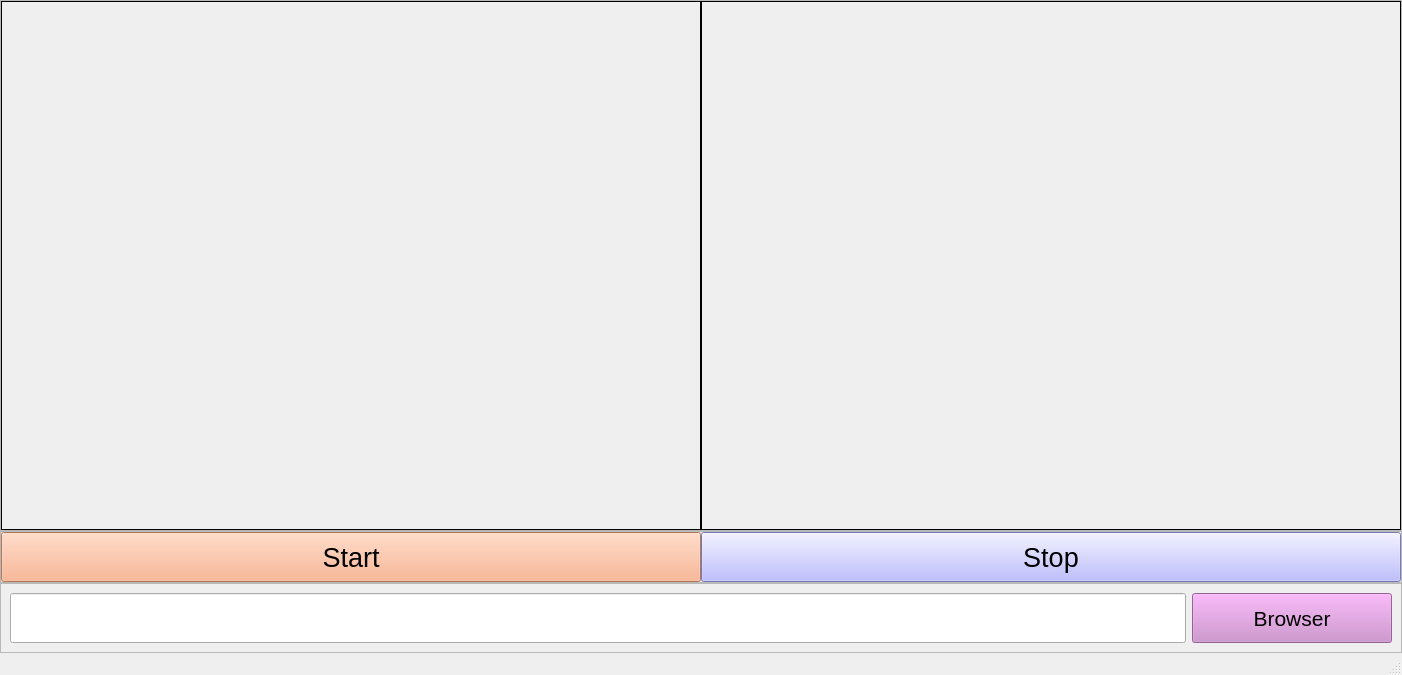
<?xml version="1.0" encoding="UTF-8"?>
<ui version="4.0">
 <class>MainWindow</class>
 <widget class="QMainWindow" name="MainWindow">
  <property name="geometry">
   <rect>
    <x>0</x>
    <y>0</y>
    <width>1402</width>
    <height>675</height>
   </rect>
  </property>
  <property name="windowTitle">
   <string>MainWindow</string>
  </property>
  <widget class="QWidget" name="centralwidget">
   <layout class="QVBoxLayout" name="verticalLayout">
    <property name="spacing">
     <number>0</number>
    </property>
    <property name="leftMargin">
     <number>0</number>
    </property>
    <property name="topMargin">
     <number>0</number>
    </property>
    <property name="rightMargin">
     <number>0</number>
    </property>
    <property name="bottomMargin">
     <number>0</number>
    </property>
    <item>
     <widget class="QFrame" name="frame">
      <property name="frameShape">
       <enum>QFrame::StyledPanel</enum>
      </property>
      <property name="frameShadow">
       <enum>QFrame::Raised</enum>
      </property>
      <layout class="QHBoxLayout" name="horizontalLayout_2">
       <property name="spacing">
        <number>0</number>
       </property>
       <property name="leftMargin">
        <number>0</number>
       </property>
       <property name="topMargin">
        <number>0</number>
       </property>
       <property name="rightMargin">
        <number>0</number>
       </property>
       <property name="bottomMargin">
        <number>0</number>
       </property>
       <item>
        <widget class="QLabel" name="label_Screen">
         <property name="sizePolicy">
          <sizepolicy hsizetype="Preferred" vsizetype="Expanding">
           <horstretch>0</horstretch>
           <verstretch>0</verstretch>
          </sizepolicy>
         </property>
         <property name="frameShape">
          <enum>QFrame::Box</enum>
         </property>
         <property name="text">
          <string/>
         </property>
         <property name="scaledContents">
          <bool>true</bool>
         </property>
        </widget>
       </item>
       <item>
        <widget class="QLabel" name="label">
         <property name="sizePolicy">
          <sizepolicy hsizetype="Preferred" vsizetype="Expanding">
           <horstretch>0</horstretch>
           <verstretch>0</verstretch>
          </sizepolicy>
         </property>
         <property name="frameShape">
          <enum>QFrame::Box</enum>
         </property>
         <property name="text">
          <string/>
         </property>
         <property name="scaledContents">
          <bool>true</bool>
         </property>
        </widget>
       </item>
      </layout>
     </widget>
    </item>
    <item>
     <widget class="QFrame" name="frame_2">
      <property name="frameShape">
       <enum>QFrame::StyledPanel</enum>
      </property>
      <property name="frameShadow">
       <enum>QFrame::Raised</enum>
      </property>
      <layout class="QHBoxLayout" name="horizontalLayout">
       <property name="spacing">
        <number>0</number>
       </property>
       <property name="leftMargin">
        <number>0</number>
       </property>
       <property name="topMargin">
        <number>0</number>
       </property>
       <property name="rightMargin">
        <number>0</number>
       </property>
       <property name="bottomMargin">
        <number>0</number>
       </property>
       <item>
        <widget class="QPushButton" name="pushButton_Start">
         <property name="minimumSize">
          <size>
           <width>0</width>
           <height>50</height>
          </size>
         </property>
         <property name="font">
          <font>
           <pointsize>20</pointsize>
          </font>
         </property>
         <property name="styleSheet">
          <string notr="true">QPushButton#pushButton_Start{
	
	background-color: rgb(249, 166, 124);
}

QPushButton#pushButton_Start:hover{
	background-color: rgb(255, 255, 0);
	
	color: rgb(0, 0, 127);
}

QPushButton#pushButton_Start:pressed{
	
	background-color: rgb(0, 170, 0);
}</string>
         </property>
         <property name="text">
          <string>Start</string>
         </property>
        </widget>
       </item>
       <item>
        <widget class="QPushButton" name="pushButton_Stop">
         <property name="minimumSize">
          <size>
           <width>0</width>
           <height>50</height>
          </size>
         </property>
         <property name="font">
          <font>
           <pointsize>20</pointsize>
          </font>
         </property>
         <property name="styleSheet">
          <string notr="true">QPushButton#pushButton_Stop{
	
	background-color: rgb(170, 170, 255);
}

QPushButton#pushButton_Stop:hover{
	background-color: rgb(255, 255, 0);
	color: rgb(0, 0, 127);
}

QPushButton#pushButton_Stop:pressed{
	
	background-color: rgb(0, 170, 0);
}</string>
         </property>
         <property name="text">
          <string>Stop</string>
         </property>
        </widget>
       </item>
      </layout>
     </widget>
    </item>
    <item>
     <widget class="QFrame" name="frame_3">
      <property name="minimumSize">
       <size>
        <width>50</width>
        <height>50</height>
       </size>
      </property>
      <property name="frameShape">
       <enum>QFrame::StyledPanel</enum>
      </property>
      <property name="frameShadow">
       <enum>QFrame::Raised</enum>
      </property>
      <layout class="QHBoxLayout" name="horizontalLayout_3">
       <item>
        <widget class="QLineEdit" name="lineEdit">
         <property name="minimumSize">
          <size>
           <width>0</width>
           <height>50</height>
          </size>
         </property>
         <property name="font">
          <font>
           <pointsize>14</pointsize>
          </font>
         </property>
         <property name="text">
          <string/>
         </property>
         <property name="alignment">
          <set>Qt::AlignCenter</set>
         </property>
        </widget>
       </item>
       <item>
        <widget class="QPushButton" name="pushButton_Browser">
         <property name="minimumSize">
          <size>
           <width>200</width>
           <height>50</height>
          </size>
         </property>
         <property name="font">
          <font>
           <pointsize>16</pointsize>
          </font>
         </property>
         <property name="styleSheet">
          <string notr="true">QPushButton#pushButton_Browser{
	
	background-color: rgb(207, 138, 207);
}

QPushButton#pushButton_Browser:hover{
	background-color: rgb(255, 255, 0);
	color: rgb(0, 0, 127);
}

QPushButton#pushButton_Browser:pressed{
	
	background-color: rgb(0, 170, 0);
}</string>
         </property>
         <property name="text">
          <string>Browser</string>
         </property>
        </widget>
       </item>
      </layout>
     </widget>
    </item>
   </layout>
  </widget>
  <widget class="QMenuBar" name="menubar">
   <property name="geometry">
    <rect>
     <x>0</x>
     <y>0</y>
     <width>1402</width>
     <height>26</height>
    </rect>
   </property>
  </widget>
  <widget class="QStatusBar" name="statusbar"/>
 </widget>
 <resources/>
 <connections/>
</ui>
